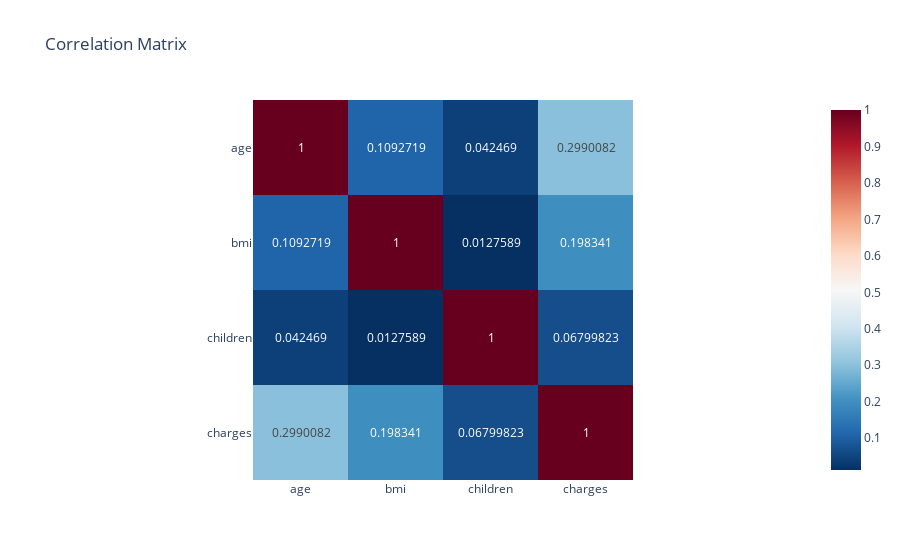

The notebook cell saved with this chart:
### Code cell
corr = df[['age','bmi','children','charges']].corr()

fig = px.imshow(
    corr,
    text_auto=True,
    color_continuous_scale='RdBu_r',
    title='Correlation Matrix'
)

fig.show()

### Figure 1 — Plotly figure (JSON) as saved in the notebook; plotly's stock layout.template omitted (floating-point values rounded to 4 significant figures)
{"data": [{"coloraxis": "coloraxis", "hovertemplate": "x: %{x}<br>y: %{y}<br>color: %{z}<extra></extra>", "name": "0", "texttemplate": "%{z}", "type": "heatmap", "x": ["age", "bmi", "children", "charges"], "xaxis": "x", "y": ["age", "bmi", "children", "charges"], "yaxis": "y", "z": [[1.0, 0.1093, 0.04247, 0.299], [0.1093, 1.0, 0.01276, 0.1983], [0.04247, 0.01276, 1.0, 0.068], [0.299, 0.1983, 0.068, 1.0]]}], "layout": {"coloraxis": {"colorscale": [[0, "rgb(5,48,97)"], [0.1, "rgb(33,102,172)"], [0.2, "rgb(67,147,195)"], [0.3, "rgb(146,197,222)"], [0.4, "rgb(209,229,240)"], [0.5, "rgb(247,247,247)"], [0.6, "rgb(253,219,199)"], [0.7, "rgb(244,165,130)"], [0.8, "rgb(214,96,77)"], [0.9, "rgb(178,24,43)"], [1, "rgb(103,0,31)"]]}, "title": {"text": "Correlation Matrix"}, "xaxis": {"anchor": "y", "constrain": "domain", "domain": [0, 1], "scaleanchor": "y"}, "yaxis": {"anchor": "x", "autorange": "reversed", "constrain": "domain", "domain": [0, 1]}}}
